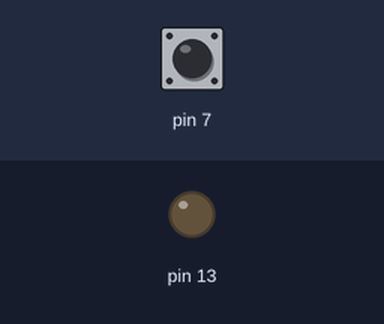
Recording of a sketch running on a simulated Arduino Uno, built with avr-gcc and run on an emulated ATmega328P. Shown: output pins drawn as LEDs (lit = HIGH). The inputs (shaded band) are chosen by the test bench; at power-on: pin 7 HIGH.

Above: at 1.2 s.
1.3 s: pin 7 pulled LOW for 0.15 s
At 1.37 s:
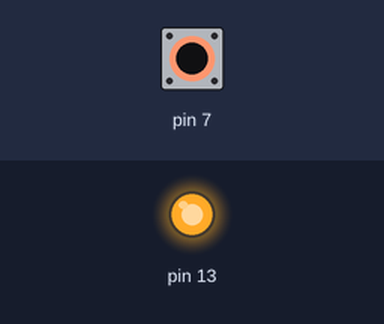
2.9 s: pin 7 pulled LOW for 3.2 s
At 7.0 s:
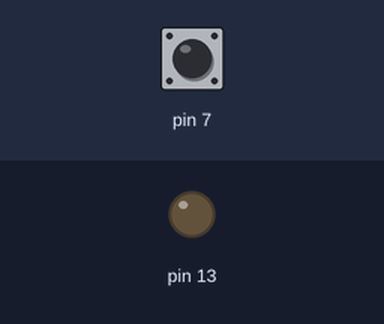
Timing chart, 0 to 8.5 s (numbered marks = the images above; inputs shaded):
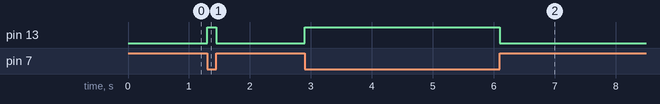

The sketch:

BTN_LED_1.ino
```cpp
void setup() {
  // put your setup code here, to run once:
  pinMode(13,OUTPUT);
  pinMode(7,INPUT_PULLUP);
  Serial.begin(9600);
}

void loop() {
  // put your main code here, to run repeatedly:
  int value =  digitalRead(7);
  if(value == 0){
    digitalWrite(13,HIGH);
  }else{
    digitalWrite(13,LOW);
  }
}
```

Measured:
- after the input at 1.3 s, pin 13: LOW → HIGH at once, → LOW 0.15 s later
- after the input at 2.9 s, pin 13: LOW → HIGH at once, → LOW 3.2 s later
